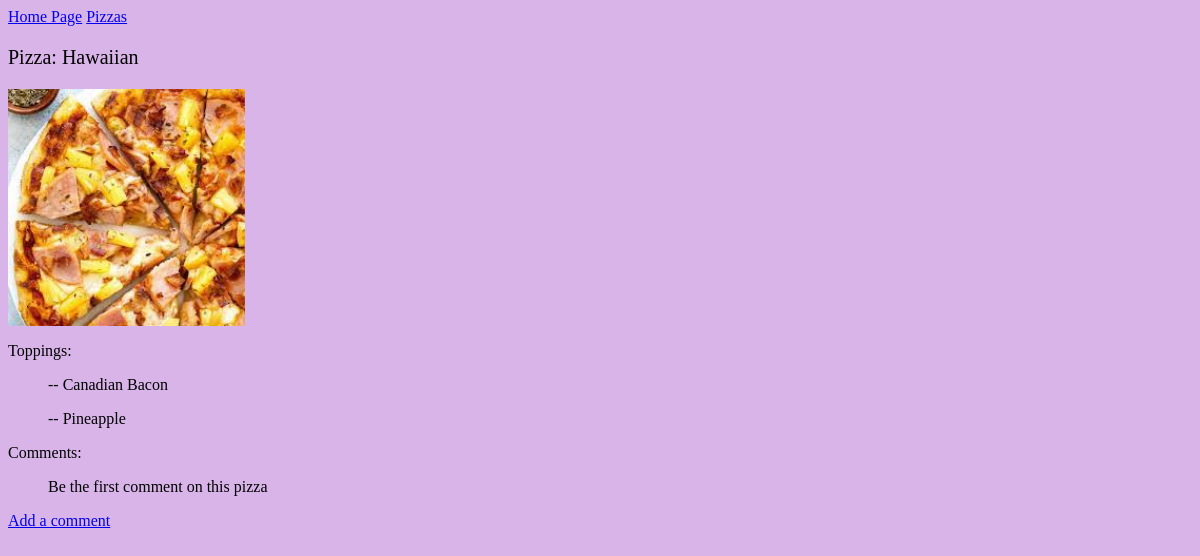
The page /pizzas/2/ on the database as committed earlier.
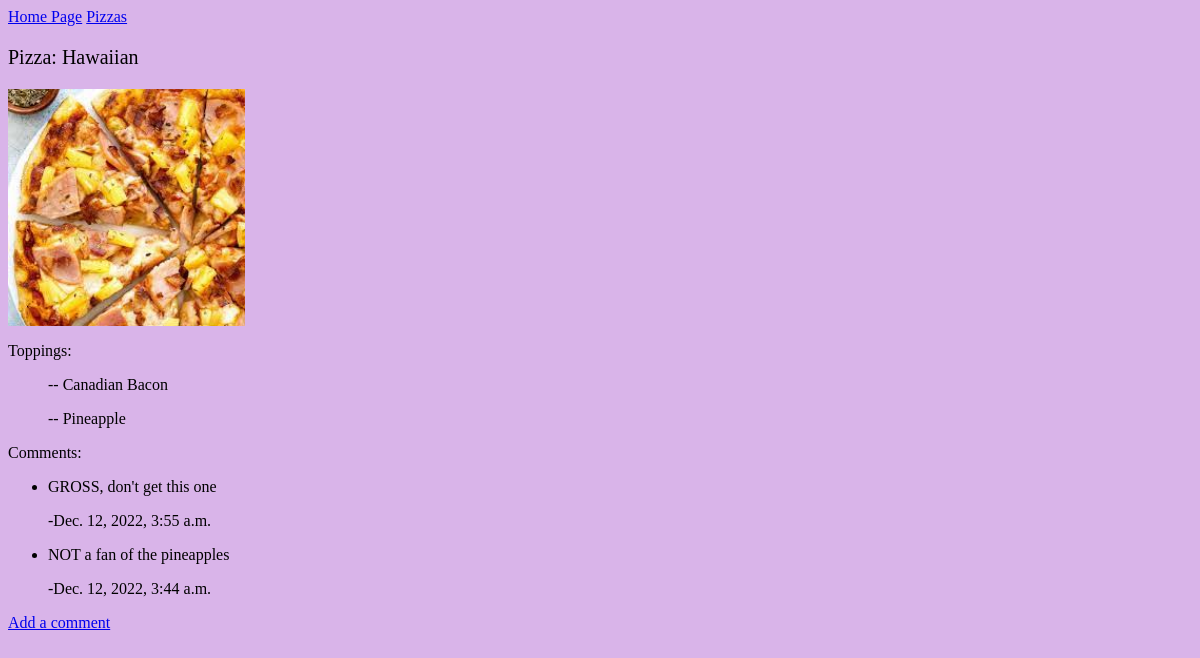
The same page on the database as committed later.
### pizzas/models.py (models this page shows, shortened)
class Pizza(models.Model):
    pizza_name = models.CharField(max_length=200)
    def __str__(self):
        return self.pizza_name

class Image(models.Model):
    pizza = models.ForeignKey(Pizza, on_delete=models.CASCADE)
    image = models.ImageField(upload_to='images/')

class Topping(models.Model):
    pizza = models.ForeignKey(Pizza, on_delete=models.CASCADE)
    topping_name = models.CharField(max_length=200)

class Comment(models.Model):
    pizza = models.ForeignKey(Pizza, on_delete=models.CASCADE)
    text = models.TextField()
    date_added = models.DateTimeField(auto_now_add=True)

### pizzas/views.py (the view)
# urls.py: path('pizzas/<int:pizza_id>/',views.pizza,name='pizza'),
def pizza(request, pizza_id):
    p = Pizza.objects.get(id=pizza_id)
    toppings = Topping.objects.filter(pizza=p)
    new_comments = Comment.objects.filter(pizza=pizza_id).order_by('-date_added')
    image = Image.objects.filter(pizza=pizza_id)
    context = {'pizza':p, 'toppings': toppings, 'new_comments': new_comments, 'image': image}
    return render(request, 'pizzas/pizza.html', context)

### pizzas/templates/pizzas/pizza.html
{% extends "pizzas/base.html" %}
{% block content %}
{% load static %}
<link rel="stylesheet" href="{% static 'mysecond.css' %}">
<p style="font-size:20px"> Pizza: {{ pizza }} </p>
{% for i in image %}
    <img src="{{  i.image.url  }}" class="img-responsive" style="width: 20%; margin-right: 10px;" />
{% empty %}
<p> There isn't an image for this pizza yet </p>
{% endfor %}
<p> Toppings: </p>
<ul>
    {% for t in toppings %}
    <p>-- {{ t.topping_name}} </p>
    {% endfor %}
</ul>
<p> Comments: </p>
<ul>
    {% for c in new_comments %}
        <li>{{ c.text }}</li>
        <p> -{{ c.date_added }} </p>
    {%empty%}
    <p>Be the first comment on this pizza</p>
    {% endfor %}
</ul>
    <p><a href="{% url 'pizzas:comment' pizza.id %}"> Add a comment </a></p>
{% endblock content%}

### pizzas/templates/pizzas/base.html
<p>
    <a href="{% url 'pizzas:index' %}">Home Page</a>
    <a href="{% url 'pizzas:pizzas' %}">Pizzas</a>
</p>
{% block content %}
{% endblock content%}

Rows that differ between the two databases and show on the page:
added Comment: text "GROSS, don't get this one", date_added "Dec. 12, 2022, 3:55 a.m."
added Comment: text "NOT a fan of the pineapples", date_added "Dec. 12, 2022, 3:44 a.m."
Other text that changed with them:
text no longer shown: "Be the first comment on this pizza"
